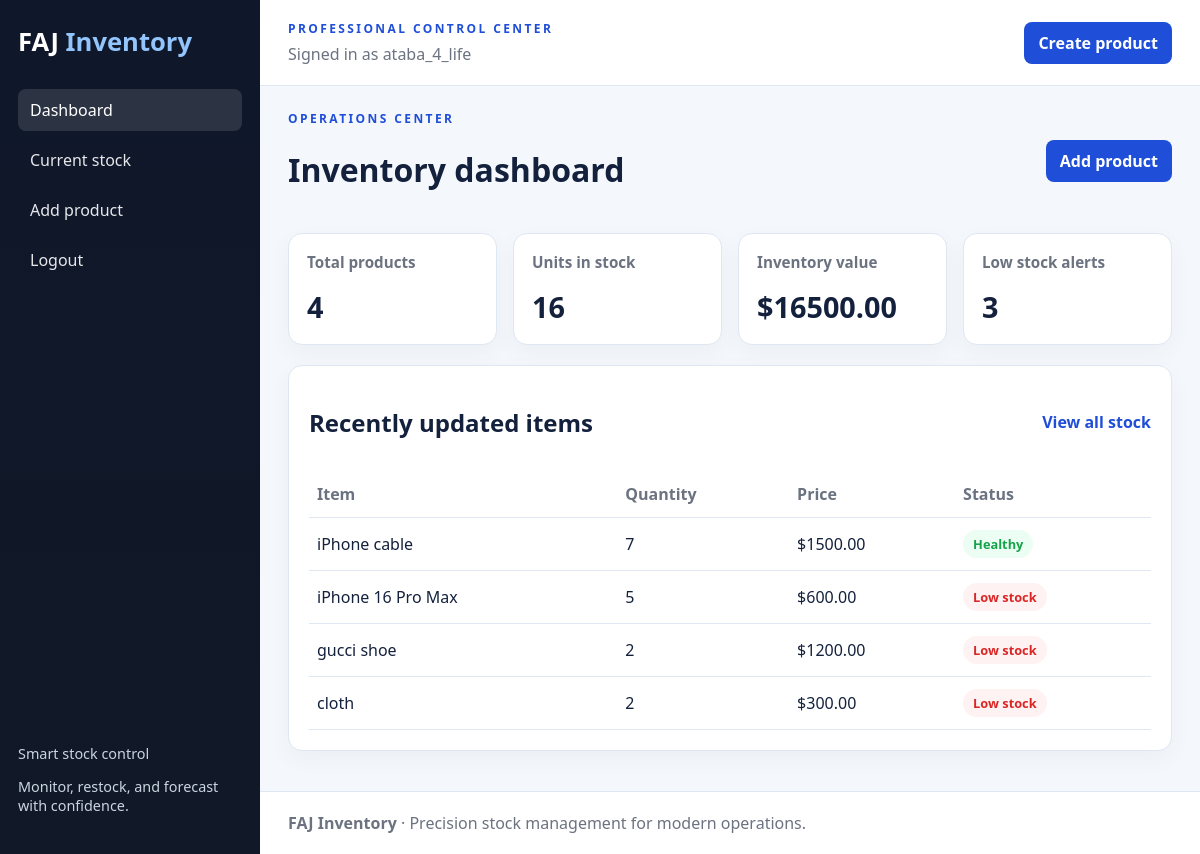
The page /dashboard/ (signed in) on the database its author committed.
### inventory/models.py (models this page shows, shortened)
class Item(models.Model):
    name = models.CharField(max_length=100)
    quantity = models.IntegerField(default=0)
    price = models.DecimalField(max_digits=10, decimal_places=2)
    sku = models.CharField(max_length=50, blank=True, default='')
    category = models.CharField(max_length=50, blank=True, default='')
    supplier = models.CharField(max_length=100, blank=True, default='')
    low_stock_threshold = models.IntegerField(default=5)
    image = models.CharField(max_length=255, blank=True, default='')
    created_at = models.DateTimeField(default=timezone.now)
    updated_at = models.DateTimeField(default=timezone.now)
    @property
    def is_low_stock(self):
        return self.quantity <= self.low_stock_threshold

### inventory/views.py (the view)
# urls.py: path('', lambda request: redirect('dashboard') if request.user.is_authenticated else redirect('login')),
@login_required
def dashboard(request):
    items = Item.objects.order_by('-updated_at')[:5]
    total_items = Item.objects.count()
    total_quantity = sum((item.quantity for item in Item.objects.all()), 0)
    total_value = sum((item.price * item.quantity for item in Item.objects.all()), Decimal('0.00'))
    low_stock_count = Item.objects.filter(quantity__lte=F('low_stock_threshold')).count()
    context = {
        'items': items,
        'total_items': total_items,
        'total_quantity': total_quantity,
        'total_value': total_value,
        'low_stock_count': low_stock_count,
    }
    return render(request, 'inventory/dashboard.html', context)

### inventory/templates/inventory/dashboard.html
{% extends 'inventory/base.html' %}
{% block content %}
<div class="page-header">
    <div>
        <p class="eyebrow">Operations center</p>
        <h1>Inventory dashboard</h1>
    </div>
    <a class="btn btn-primary" href="{% url 'add_product' %}">Add product</a>
</div>
<div class="cards">
    <div class="card">
        <h3>Total products</h3>
        <p class="stat">{{ total_items }}</p>
    </div>
    <div class="card">
        <h3>Units in stock</h3>
        <p class="stat">{{ total_quantity }}</p>
    </div>
    <div class="card">
        <h3>Inventory value</h3>
        <p class="stat">${{ total_value }}</p>
    </div>
    <div class="card">
        <h3>Low stock alerts</h3>
        <p class="stat">{{ low_stock_count }}</p>
    </div>
</div>
<div class="panel">
    <div class="panel-header">
        <h2>Recently updated items</h2>
        <a href="{% url 'stock' %}" class="text-link">View all stock</a>
    </div>
    <table class="data-table">
        <thead>
            <tr>
                <th>Item</th>
                <th>Quantity</th>
                <th>Price</th>
                <th>Status</th>
            </tr>
        </thead>
        <tbody>
            {% for item in items %}
            <tr>
                <td>{{ item.name }}</td>
                <td>{{ item.quantity }}</td>
                <td>${{ item.price }}</td>
                <td>{% if item.is_low_stock %}<span class="pill danger">Low stock</span>{% else %}<span class="pill success">Healthy</span>{% endif %}</td>
            </tr>
            {% empty %}
            <tr>
                <td colspan="4" class="empty-state">No items have been added yet.</td>
            </tr>
            {% endfor %}
        </tbody>
    </table>
</div>
{% endblock %}

### inventory/templates/inventory/base.html (shortened to what this page needs)
<!DOCTYPE html>
<html lang="en">
<head>
</head>
<body>
<div class="page">
    {% if user.is_authenticated %}
    <aside class="sidebar">
        <div class="brand">FAJ <span>Inventory</span></div>
        <nav>
            <a class="nav-link {% if request.path == '/dashboard/' %}active{% endif %}" href="{% url 'dashboard' %}">Dashboard</a>
            <a class="nav-link {% if '/products/' in request.path %}active{% endif %}" href="{% url 'stock' %}">Current stock</a>
            <a class="nav-link {% if '/products/add/' in request.path %}active{% endif %}" href="{% url 'add_product' %}">Add product</a>
            <a class="nav-link" href="{% url 'logout' %}">Logout</a>
        </nav>
        <div class="sidebar-footer">
            <p>Smart stock control</p>
            <p>Monitor, restock, and forecast with confidence.</p>
        </div>
    </aside>
    {% endif %}
    <div class="main">
        {% if user.is_authenticated %}
        <header class="header">
            <div>
                <p class="eyebrow">Professional control center</p>
                <div class="user">Signed in as {{ user.username }}</div>
            </div>
            <a class="btn btn-primary" href="{% url 'add_product' %}">Create product</a>
        </header>
        {% endif %}
        <main class="content">
            {% block content %}{% endblock %}
        </main>
        {% if user.is_authenticated %}
        <footer>
            <strong>FAJ Inventory</strong> · Precision stock management for modern operations.
        </footer>
        {% endif %}
    </div>
</div>
</body>
</html>

### inventory/templates/inventory/base.html (style rules this page uses)
:root { --bg: #f4f7fb; --panel: #ffffff; --primary: #1f4ed8; --primary-dark: #183ea6; --text: #14213d; --muted: #6b7280; --border: #dfe7f2; --danger: #dc2626; --success: #16a34a; }
* { box-sizing: border-box; }
body { margin: 0; font-family: 'Segoe UI', Arial, sans-serif; background: var(--bg); color: var(--text); }
a { color: var(--primary); text-decoration: none; }
.page { display: flex; min-height: 100vh; }
.sidebar { width: 260px; background: linear-gradient(180deg, #0f172a 0%, #111827 100%); color: white; padding: 24px 18px; display: flex; flex-direction: column; gap: 18px; }
.brand { font-size: 1.6rem; font-weight: 700; margin-bottom: 12px; }
.brand span { color: #93c5fd; }
.nav-link { display: block; padding: 10px 12px; border-radius: 8px; color: #e5e7eb; margin-bottom: 8px; }
.nav-link:hover, .nav-link.active { background: rgba(255,255,255,0.12); color: white; }
.sidebar-footer { margin-top: auto; color: #cbd5e1; font-size: 0.9rem; }
.main { flex: 1; display: flex; flex-direction: column; }
.header { background: white; padding: 20px 28px; border-bottom: 1px solid var(--border); display: flex; justify-content: space-between; align-items: center; }
.header .user { color: var(--muted); }
.content { padding: 24px 28px 40px; }
.page-header { display: flex; justify-content: space-between; align-items: center; margin-bottom: 20px; }
.eyebrow { text-transform: uppercase; letter-spacing: 0.2em; font-size: 0.75rem; color: var(--primary); font-weight: 700; margin: 0 0 6px; }
.cards { display: grid; grid-template-columns: repeat(4, minmax(0, 1fr)); gap: 16px; margin-bottom: 20px; }
.card, .panel, .auth-card { background: var(--panel); border: 1px solid var(--border); border-radius: 14px; box-shadow: 0 8px 24px rgba(15, 23, 42, 0.04); }
.card { padding: 18px; }
.card h3 { margin-top: 0; font-size: 0.95rem; color: var(--muted); }
.stat { font-size: 1.8rem; font-weight: 700; margin: 8px 0 0; }
.panel { padding: 20px; }
.panel-header { display: flex; justify-content: space-between; align-items: center; margin-bottom: 12px; }
.data-table { width: 100%; border-collapse: collapse; }
.data-table th, .data-table td { border-bottom: 1px solid var(--border); padding: 12px 8px; text-align: left; }
.data-table th { color: var(--muted); font-weight: 600; }
.btn { display: inline-block; padding: 10px 14px; border-radius: 8px; border: none; cursor: pointer; font-weight: 600; }
.btn-primary { background: var(--primary); color: white; }
.text-link { font-weight: 600; }
.pill { display: inline-block; padding: 5px 10px; border-radius: 999px; font-size: 0.8rem; font-weight: 600; }
.pill.success { background: #ecfdf3; color: var(--success); }
.pill.danger { background: #fef2f2; color: var(--danger); }
footer { padding: 20px 28px; border-top: 1px solid var(--border); color: var(--muted); background: white; }

### rows shown on the page
Item: name "iPhone cable", quantity "7", price "1500.00", low_stock_threshold "Healthy"
Item: name "iPhone 16 Pro Max", quantity "5", price "600.00", low_stock_threshold "Low stock"
Item: name "gucci shoe", quantity "2", price "1200.00", low_stock_threshold "Low stock"
Item: name "cloth", quantity "2", price "300.00", low_stock_threshold "Low stock"

### other values the page prints
{{ user.username }} "ataba_4_life"
{{ total_items }} "4"
{{ total_quantity }} "16"
{{ total_value }} "16500.00"
{{ low_stock_count }} "3"
